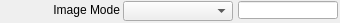
   <widget class="caFrame" name="caFrame_25">
    <property name="geometry">
     <rect>
      <x>372</x>
      <y>415</y>
      <width>340</width>
      <height>23</height>
     </rect>
    </property>
    <widget class="caMenu" name="caMenu_6">
     <property name="geometry">
      <rect>
       <x>123</x>
       <y>1</y>
       <width>110</width>
       <height>20</height>
      </rect>
     </property>
     <property name="channel" stdset="0">
      <string>$(P)$(R)ImageMode</string>
     </property>
     <property name="colorMode">
      <enum>caMenu::Static</enum>
     </property>
     <property name="foreground">
      <color>
       <red>0</red>
       <green>0</green>
       <blue>0</blue>
      </color>
     </property>
     <property name="background">
      <color>
       <red>115</red>
       <green>223</green>
       <blue>255</blue>
      </color>
     </property>
    </widget>
    <widget class="caLabel" name="caLabel_41">
     <property name="geometry">
      <rect>
       <x>0</x>
       <y>0</y>
       <width>120</width>
       <height>20</height>
      </rect>
     </property>
     <property name="text">
      <string>Image Mode</string>
     </property>
     <property name="alignment">
      <set>Qt::AlignAbsolute|Qt::AlignRight|Qt::AlignTrailing|Qt::AlignVCenter</set>
     </property>
     <property name="fontScaleMode">
      <enum>ESimpleLabel::WidthAndHeight</enum>
     </property>
     <property name="foreground">
      <color>
       <red>0</red>
       <green>0</green>
       <blue>0</blue>
      </color>
     </property>
     <property name="background">
      <color alpha="0">
       <red>0</red>
       <green>0</green>
       <blue>0</blue>
      </color>
     </property>
     <property name="frameShape">
      <enum>QFrame::NoFrame</enum>
     </property>
    </widget>
    <widget class="caLineEdit" name="caLineEdit_27">
     <property name="geometry">
      <rect>
       <x>238</x>
       <y>1</y>
       <width>100</width>
       <height>18</height>
      </rect>
     </property>
     <property name="alignment">
      <set>Qt::AlignAbsolute|Qt::AlignLeading|Qt::AlignLeft|Qt::AlignVCenter</set>
     </property>
     <property name="channel" stdset="0">
      <string>$(P)$(R)ImageMode_RBV</string>
     </property>
     <property name="foreground">
      <color>
       <red>10</red>
       <green>0</green>
       <blue>184</blue>
      </color>
     </property>
     <property name="background">
      <color>
       <red>187</red>
       <green>187</green>
       <blue>187</blue>
      </color>
     </property>
     <property name="colorMode">
      <enum>caLineEdit::Static</enum>
     </property>
     <property name="precisionMode">
      <enum>caLineEdit::Channel</enum>
     </property>
     <property name="limitsMode">
      <enum>caLineEdit::Channel</enum>
     </property>
     <property name="maxValue">
      <double>1.000000000000000</double>
     </property>
     <property name="minValue">
      <double>0.000000000000000</double>
     </property>
     <property name="fontScaleMode" stdset="0">
      <enum>caLineEdit::WidthAndHeight</enum>
     </property>
     <property name="formatType">
      <enum>caLineEdit::decimal</enum>
     </property>
    </widget>
   </widget>
